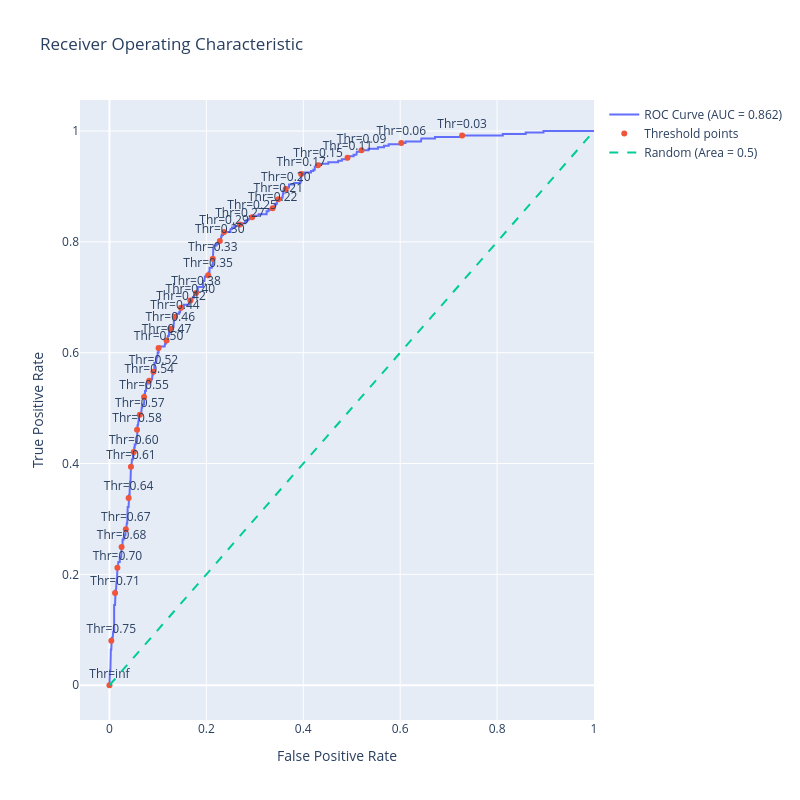

The cell this chart's notebook holds for it:
### Code cell
import plotly.graph_objects as go
import numpy as np
from sklearn.metrics import roc_curve, auc

# Get predicted probabilities
y_prob = model.predict_proba(X_test)[:, 1]

# Calculate ROC values
fpr, tpr, thresholds = roc_curve(y_test, y_prob)

# Calculate AUC
roc_auc = auc(fpr, tpr)

# Generate a trace for ROC curve
trace0 = go.Scatter(
    x=fpr,
    y=tpr,
    mode='lines',
    name=f'ROC Curve (AUC = {roc_auc:.3f})'
)

# Only label every nth point to avoid cluttering
n = 10
indices = np.arange(len(thresholds)) % n == 0

trace1 = go.Scatter(
    x=fpr[indices],
    y=tpr[indices],
    mode='markers+text',
    name='Threshold points',
    text=[f"Thr={thr:.2f}" for thr in thresholds[indices]],
    textposition='top center'
)

# Diagonal line
trace2 = go.Scatter(
    x=[0, 1],
    y=[0, 1],
    mode='lines',
    name='Random (Area = 0.5)',
    line=dict(dash='dash')
)

# Combine traces
data = [trace0, trace1, trace2]

# Define layout with square aspect ratio
layout = go.Layout(
    title='Receiver Operating Characteristic',
    xaxis=dict(title='False Positive Rate'),
    yaxis=dict(title='True Positive Rate'),
    autosize=False,
    width=800,
    height=800,
    showlegend=True
)

# Define figure and add data
fig = go.Figure(data=data, layout=layout)

# Show figure
fig.show()

### Figure 1 — Plotly figure (JSON) as saved in the notebook; plotly's stock layout.template omitted (floating-point values rounded to 4 significant figures; data arrays with more than 128 entries replaced by an {"elided": "..."} marker saying what was removed)
{"data": [{"mode": "lines", "name": "ROC Curve (AUC = 0.862)", "type": "scatter", "x": {"elided": "358 float values"}, "y": {"elided": "358 float values"}}, {"mode": "markers+text", "name": "Threshold points", "text": ["Thr=inf", "Thr=0.75", "Thr=0.71", "Thr=0.70", "Thr=0.68", "Thr=0.67", "Thr=0.64", "Thr=0.61", "Thr=0.60", "Thr=0.58", "Thr=0.57", "Thr=0.55", "Thr=0.54", "Thr=0.52", "Thr=0.50", "Thr=0.47", "Thr=0.46", "Thr=0.44", "Thr=0.42", "Thr=0.40", "Thr=0.38", "Thr=0.35", "Thr=0.33", "Thr=0.30", "Thr=0.29", "Thr=0.27", "Thr=0.25", "Thr=0.22", "Thr=0.21", "Thr=0.20", "Thr=0.17", "Thr=0.15", "Thr=0.11", "Thr=0.09", "Thr=0.06", "Thr=0.03"], "textposition": "top center", "type": "scatter", "x": [0.0, 0.003861, 0.01158, 0.01641, 0.0251, 0.03378, 0.03958, 0.0444, 0.05019, 0.05695, 0.06274, 0.07143, 0.08205, 0.09073, 0.1014, 0.1178, 0.1255, 0.1351, 0.1477, 0.167, 0.1786, 0.2037, 0.2133, 0.2278, 0.2365, 0.2693, 0.2944, 0.3369, 0.3485, 0.3639, 0.3958, 0.4305, 0.4913, 0.5203, 0.6023, 0.7278], "y": [0.0, 0.08043, 0.1662, 0.2118, 0.2493, 0.2815, 0.3378, 0.3941, 0.4209, 0.4611, 0.4879, 0.5201, 0.5496, 0.5657, 0.6086, 0.622, 0.6434, 0.6649, 0.681, 0.6944, 0.7078, 0.7399, 0.7694, 0.8016, 0.8177, 0.8311, 0.8445, 0.8606, 0.8767, 0.8954, 0.9223, 0.9383, 0.9517, 0.9651, 0.9786, 0.992]}, {"line": {"dash": "dash"}, "mode": "lines", "name": "Random (Area = 0.5)", "type": "scatter", "x": [0, 1], "y": [0, 1]}], "layout": {"autosize": false, "height": 800, "showlegend": true, "title": {"text": "Receiver Operating Characteristic"}, "width": 800, "xaxis": {"title": {"text": "False Positive Rate"}}, "yaxis": {"title": {"text": "True Positive Rate"}}}}
